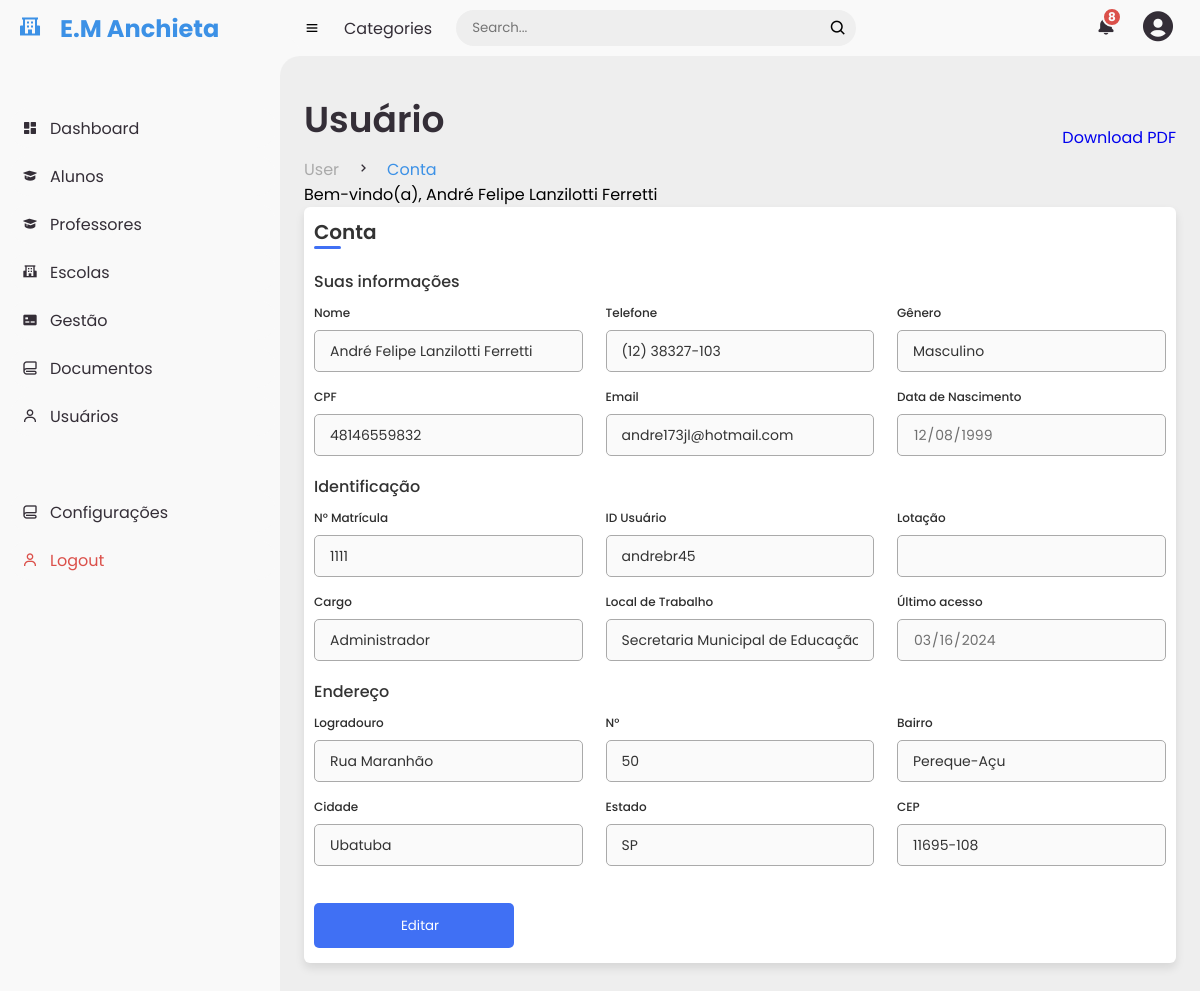
/user (signed in), run on the app's committed database.
### aplication.py (models this page shows, shortened)
class users(db.Model):
    _id = db.Column("id", db.Integer, primary_key=True)
    name = db.Column(db.String(100))
    telefone = db.Column(db.String(100))
    email = db.Column(db.String(100))
    senha = db.Column(db.String(100))
    data = db.Column(db.String(10))  # Alterado para db.String
    hora = db.Column(db.String(8))  # Coluna para armazenar a hora
    genero = db.Column(db.String(100))
    cpf = db.Column(db.String(100))
    data_nascimento = db.Column(db.String(100))
    matricula = db.Column(db.String(100))
    usuario = db.Column(db.String(100))
    lotacao = db.Column(db.String(100))
    cargo = db.Column(db.String(100))
    local_trabalho = db.Column(db.String(100))
    logradouro = db.Column(db.String(100))
    numero = db.Column(db.String(100))
    bairro = db.Column(db.String(100))
    cidade = db.Column(db.String(100))
    estado = db.Column(db.String(100))
    cep = db.Column(db.String(100))

### aplication.py (the view)
@app.route("/user", methods=["GET"])
def user():
    if "user" in session:
        user = session["user"]
        found_user = users.query.filter_by(name=user).first()
        if found_user:
            return render_template("user.html", user=found_user)
        else:
            flash("Usuário não encontrado!")
            return redirect(url_for("login"))
    else:
        flash("Você não está logado!")
        return redirect(url_for("login"))

### templates/user.html (shortened to what this page needs)
{% extends "base.html" %}
{% block main_title%}Usuário{% endblock %}
{% block first_title %}User{% endblock %}
{% block sub_title %}Conta{% endblock %}
{% block content %}
<p>Bem-vindo(a), {{user.name}}</p>
<head>
    <link rel="stylesheet" type="text/css" href="{{ url_for('static', filename='styles/user.css')}}">
</head>
  <div class="container">
    <header>Conta</header>
    <form action="#">
        <div class="form first">
            <div class="details personal">
                <span class="title">Suas informações</span>
                <div class="fields">
                    <div class="input-field">
                        <label>Nome</label>
                        <input type="text" value="{{user.name}}" required disabled>
                    </div>
                    <div class="input-field">
                        <label>Telefone</label>
                        <input id="inputPhoneForm" type="tel" value="{{user.telefone}}" required disabled>
                    </div>
                    <div class="input-field">
                        <label>Gênero</label>
                        <input id="inputGeneroForm" type="text" value="{{user.genero}}" required disabled>
                    </div>
                    <div class="input-field">
                        <label>CPF</label>
                        <input type="text" value="{{user.cpf}}" disabled>
                    </div>
                    <div class="input-field">
                        <label>Email</label>
                        <input type="text" value="{{user.email}}" required disabled>
                    </div>
                    <div class="input-field">
                        <label>Data de Nascimento</label>
                        <input type="date" value="{{user.data_nascimento}}" required disabled>
                    </div>
                </div>
            </div>
            <div class="details ID">
                <span class="title">Identificação</span>
                <div class="fields">
                    <div class="input-field">
                        <label>N° Matrícula</label>
                        <input type="text" value="{{user.matricula}}" required disabled>
                    </div>
                    <div class="input-field">
                        <label>ID Usuário</label>
                        <input type="text" value="{{user.usuario}}" disabled>
                    </div>
                    <div class="input-field">
                        <label>Lotação</label>
                        <input type="text" value="{{user.lotacao}}" disabled>
                    </div>
                    <div class="input-field">
                        <label>Cargo</label>
                        <input type="text" value="{{user.cargo}}" disabled>
                    </div>
                    <div class="input-field">
                        <label>Local de Trabalho</label>
                        <input type="text" value="{{user.local_trabalho}}" disabled>
                    </div>
                    <div class="input-field">
                        <label>Último acesso</label>
                        <input type="date" value="2024-03-16" disabled>
                    </div>
                </div>
                <div class="details ID">
                    <span class="title">Endereço</span>
                    <div class="fields">
                        <div class="input-field">
                            <label>Logradouro</label>
                            <input type="text" value="{{user.logradouro}}" disabled>
                        </div>
                        <div class="input-field">
                            <label>N°</label>
                            <input type="text" value="{{user.numero}}" disabled>
                        </div>
                        <div class="input-field">
                            <label>Bairro</label>
                            <input type="text" value="{{user.bairro}}" disabled>
                        </div>
                        <div class="input-field">
                            <label>Cidade</label>
                            <input type="text" value="{{user.cidade}}" disabled>
                        </div>
                        <div class="input-field">
                            <label>Estado</label>
                            <input type="text" value="{{user.estado}}" disabled>
                        </div>
                        <div class="input-field">
                            <label>CEP</label>
                            <input id="inputCEPForm" type="text" value="{{user.cep}}" disabled>
                        </div>
                    </div>
                    <a href="editar"><button type="button" class="btn btn-dark btn-primary"> Editar</button></a>
                </div>
            </div>
        </div>
    </form>
</div>
{% endblock %}

### templates/base.html (shortened to what this page needs)
<!DOCTYPE html>
<html>
<head>
    <link rel="stylesheet" type="text/css" href="{{ url_for('static', filename='styles/style.css')}}">
    <link href="https://unpkg.com/boxicons@2.0.9/css/boxicons.min.css" rel="stylesheet">
</head>
<body>
      <section id="sidebar">
          <a href="#" class="brand">
              <i class='bx bxs-school' ></i>
              <span class="text">E.M Anchieta</span>
          </a>
          <ul class="side-menu top">
              <li {% if current_page == 'home' %}class="active"{% endif %}>
                  <a href="{{ url_for('home') }}">
                      <i class='bx bxs-dashboard'></i>
                      <span class="text">Dashboard</span>
                  </a>
              </li>
              <li {% if current_page == 'alunos' %}class="active"{% endif %}>
                  <a href="{{ url_for('alunos') }}">
                      <i class='bx bxs-graduation'></i>
                      <span class="text">Alunos</span>
                  </a>
              </li>
              <li {% if current_page == 'view' %}class="active"{% endif %}>
                  <a href="{{ url_for('view') }}">
                      <i class='bx bxs-graduation'></i>
                      <span class="text">Professores</span>
                  </a>
              </li>
              <li>
                <a href="{{ url_for('escolas') }}">
                  <i class='bx bxs-school'></i>
                    <span class="text">Escolas</span>
                </a>
            </li>
              <li {% if current_page == 'gestao' %}class="active"{% endif %}>
                  <a href="{{ url_for('gestao') }}">
                      <i class='bx bxs-credit-card-front'></i>
                      <span class="text">Gestão</span>
                  </a>
              </li>
              <li>
                <a href="#">
                    <i class='bx bx-blanket'></i>
                    <span class="text">Documentos</span>
                </a>
            </li>
            <li {% if current_page == 'usuarios' %}class="active"{% endif %}>
              <a href="{{ url_for('usuarios') }}">
                <i class='bx bx-user'></i>
                  <span class="text">Usuários</span>
              </a>
          </li>
          </ul>
          <ul class="side-menu">
            <li>
              <a href="#">
                  <i class='bx bx-blanket'></i>
                  <span class="text">Configurações</span>
              </a>
          </li>
          <li>
              <a href="{{ url_for('logout') }}" class="logout">
                  <i class='bx bx-user'></i>
                  <span class="text">Logout</span>
              </a>
          </li>
          </ul>
      </section>
      <section id="content">
        <nav>
          <i class='bx bx-menu'></i>
          <a href="#" class="nav-link">Categories</a>
          <form action="#">
            <div class="form-input">
              <input type="search" placeholder="Search...">
              <button type="submit" class="search-btn"><i class='bx bx-search'></i></button>
            </div>
          </form>
          <a href="#" class="notification">
            <i class='bx bxs-bell'></i>
            <span class="num">8</span>
          </a>
          <a href="{{ url_for('user') }}" class="profile">
            <i class='bx bxs-user-circle'></i>
          </a>
        </nav>
        <main>
          <div class="head-title">
            <div class="left">
              <h1>{% block main_title %}{% endblock %}</h1>
              <ul class="breadcrumb">
                  <li>
                      <a href="#">{% block first_title %}{% endblock %}</a>
                  </li>
                  <li><i class='bx bx-chevron-right' ></i></li>
                  <li>
                      <a href="#" class="active">{% block sub_title %}{% endblock %}</a>
                  </li>
              </ul>
            </div>
            <a href="#" class="btn-download">
              <span class="text">Download PDF</span>
            </a>
          </div>
          {% block content %}{% endblock %}
        </main>
      </section>
</body>
</html>

### static/styles/style.css (style rules this page uses)
* { margin: 0; padding: 0; box-sizing: border-box; font-family: var(--poppins); }
a { text-decoration: none; }
li { list-style: none; }
:root { --poppins: 'Poppins', sans-serif; --light: #F9F9F9; --blue: #3c91e6; --light-blue: #CFE8FF; --grey: #eee; --dark-grey: #AAAAAA; --dark: #342E37; --red: #DB504A; --yellow: #FFCE26; --light-yellow: #FFF2C6; --orange: #FD7238; --light-orange: #FFE0F3; }
body { background: var(--grey); }
#sidebar { position: fixed; top: 0; left: 0; width: 280px; height: 100%; background: var(--light); z-index: 1000; transition: 0.3s; overflow-x: hidden; }
#sidebar .brand { font-size: 24px; font-weight: 700; height: 56px; display: flex; align-items: center; color: var(--blue); }
#sidebar .brand .bx { min-width: 60px; display: flex; justify-content: center; }
#sidebar .side-menu { width: 100%; margin-top: 48px; }
#sidebar .side-menu li { height: 48px; background: transparent; margin-left: 6px; border-radius: 48px 0 0 48px; padding: 4px; }
#sidebar .side-menu li a { width: 100%; height: 100%; background: var(--light); display: flex; align-items: center; border-radius: 48px; font-size: 16px; color: var(--dark); white-space: nowrap; overflow-x: hidden; }
#sidebar .side-menu li a.logout { color: var(--red); }
#sidebar .side-menu li a .bx { min-width: calc(60px - (4px + 6px) * 2); display: flex; justify-content: center; }
#content { position: relative; width: calc(100% - 280px); left: 280px; transition: .3s ease; }
#content nav { height: 56px; background: var(--light); padding: 0 24px; display: flex; align-items: center; grid-gap: 24px; position: relative; }
#content nav::before { content: ''; position: absolute; width: 40px; height: 40px; bottom: -40px; left: 0; border-radius: 50%; box-shadow: -20px -20px 0 var(--light); }
#content nav a { color: var(--dark); }
#content nav .bx.bx-menu { cursor: pointer; }
#content nav .nav-link { font-size: 16px; transition: 3s ease; }
#content nav form { max-width: 400px; width: 100%; margin-right: auto; }
#content nav form .form-input { display: flex; align-items: center; height: 36px; }
#content nav form .form-input input { flex-grow: 1; padding: 0 16px; height: 100%; border: none; background: var(--grey); border-radius: 36px 0 0 36px; outline: none; }
#content nav form .form-input button { width: 36px; height: 100%; display: flex; justify-content: center; align-items: center; font-size: 18px; outline: none; border: none; border-radius: 0 36px 36px 0; cursor: pointer; }
#content nav .notification { font-size: 20px; position: relative; }
#content nav .notification .num { position: absolute; top: -6px; right: -6px; width: 20px; height: 20px; border-radius: 50%; border: 2px solid var(--light); background: var(--red); color: var(--light); font-weight: 700; font-size: 12px; display: flex; justify-content: center; align-items: center; }
#content nav .profile i { font-size: 36px; }
#content main { width: 100%; padding: 36px 24px; }
#content main .head-title { display: flex; align-items: center; justify-content: space-between; grid-gap: 16px; flex-wrap: wrap; }
#content main .head-title .left h1 { font-size: 36px; font-weight: 600; margin-bottom: 10px; color: var(--dark); }
#content main .head-title .left .breadcrumb { display: flex; align-items: center; grid-gap:16px }
#content main .head-title .left .breadcrumb li { color: var(--dark); }
#content main .head-title .left .breadcrumb li a { color: var(--dark-grey); pointer-events: none; }
#content main .head-title .left .breadcrumb li a.active { color: var(--blue); pointer-events: unset; }

### data on the page
users: name "André Felipe Lanzilotti Ferretti", telefone "(12) 38327-103", genero "Masculino", cpf "48146559832", email "andre173jl@hotmail.com", data_nascimento "12/08/1999", matricula "1111", usuario "andrebr45", cargo "Administrador", local_trabalho "Secretaria Municipal de Educação", logradouro "Rua Maranhão", numero "50", bairro "Pereque-Açu", cidade "Ubatuba", estado "SP", cep "11695-108"
